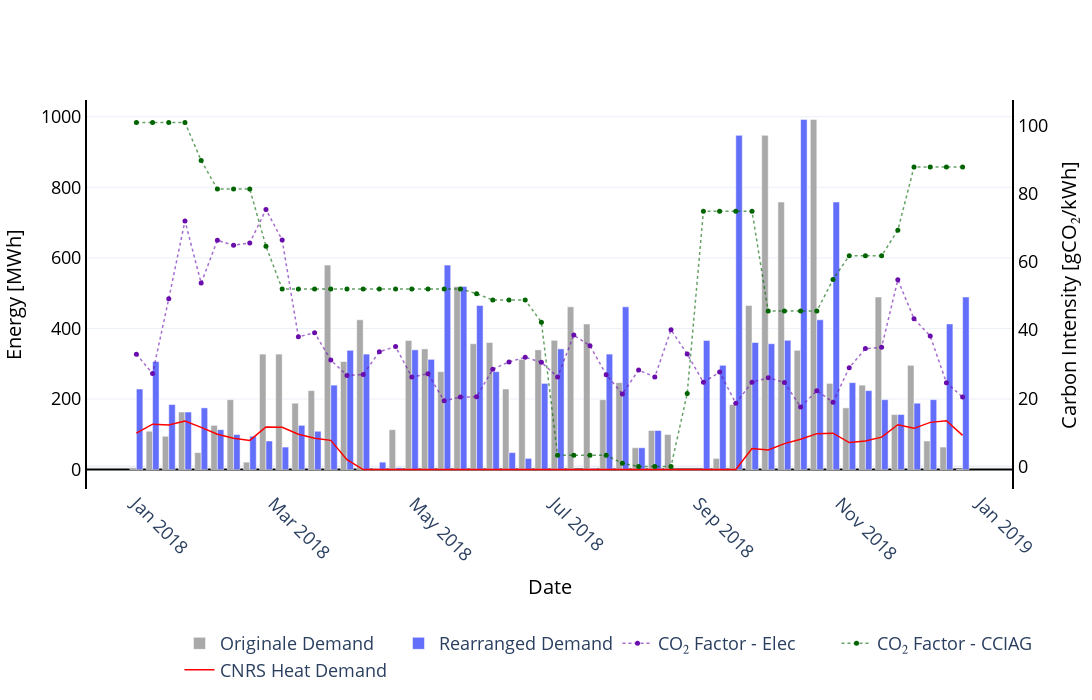

This figure's notebook cell:
### Code cell
# --- 1. Initialisation des paramètres temporels ---

ts = "7d"  # Période de regroupement (hebdomadaire)
start = str(df.resample(ts, label="left").mean().index[0])
end = str(df.resample(ts, label="left").mean().index[-1])
dt = 24 * 7  # 7 jours en heures
objectives = ["co2"]
# weight = 10

time = TimeUnit(start=start, end=end, dt=dt)

# --- 2. Préparation des données agrégées ---

temp = df[["Electricity_Consumption[MW]"]].copy().resample("1h", label="left").mean().resample(ts, label="left").sum()
temp["co2"] = df["Taux de Co2"].copy().resample(ts, label="left").mean()
temp["cciag_co2"] = df["cciag_co2"].copy().resample(ts, label="left").mean()
temp["cost_MWh"] = df["cost_MWh"].copy().resample(ts, label="left").mean()
temp["Heat_demand[kW]"] = df["Heat_demand[kW]"].copy().resample(ts, label="left").mean()
temp.fillna(0, inplace=True)

# --- 3. Création du modèle et des nœuds d'énergie ---

model = OptimisationModel(name='lncmi_model', time=time)
elec_node = EnergyNode(time=time, name="elec_node", energy_type=elec)
heat_node = EnergyNode(time=time, name="heat_node", energy_type=thermal)
heat_node_2 = EnergyNode(time=time, name="heat_node_2", energy_type=thermal)

# --- 4. Création dynamique des blocs de consommation ---

i = 0
dd = {}
var_ids = []

for period in temp.index:
    value = temp.loc[period, "Electricity_Consumption[MW]"] * 1000  # MW -> kW
    name = f"consumption_block_{i}"
    var_ids.append(i)

    cmd = name + " = ElectricalToThermalConversionUnit(time = time, name = '" + name + \
          "',elec_to_therm_ratio = 0.85,  pmin_in_elec= 0 , pmax_in_elec = value/time.DT, " \
          " p_in_elec = None, pmin_out_therm = 0, pmax_out_therm = value/time.DT, "\
          "e_in_min=value, e_in_max=value, verbose=True)"
    exec(cmd)

    cmd = "cst = DefinitionConstraint(name ='SingleUse', exp='lpSum(" + name + "_elec_cons_u[t] for t in time.I) <= 1 ', parent = " + name + ")"
    exec(cmd)

    cmd = "setattr(" + name + ", '" + name + "_SingleUse', cst)"
    exec(cmd)

    exec(f"elec_node.connect_units({name}.elec_consumption_unit  )")
    exec(f"heat_node.connect_units({name}.thermal_production_unit )")

    i += 1

# --- 5. Définition des puissances max et min ---

temp["p_max"] = [temp["Electricity_Consumption[MW]"].max() * 1000] * len(temp)
temp["p_min"] = [0] * len(temp)

for ind in temp.index:
    if ind.month == 8:
        temp.loc[ind, "p_max"] = (temp.loc[ind, "Electricity_Consumption[MW]"] * 1000) / time.DT
        temp.loc[ind, "p_min"] = (temp.loc[ind, "Electricity_Consumption[MW]"] * 1000) / time.DT

# --- 6. Déclaration des unités de production/consommation ---

cciag = VariableProductionUnit(time=time, name="cciag", p_min=0, p_max=10000, co2_out=temp["cciag_co2"].tolist(), operating_cost=100, energy_type=thermal)
reject = VariableConsumptionUnit(time=time, name="rejected_heat", p_max=temp.p_max.max(), energy_type=thermal)
cnrs_heat = FixedConsumptionUnit(time=time, name="CNRS_heat", p=temp["Heat_demand[kW]"].tolist(), energy_type=thermal)
grid = VariableProductionUnit(time=time, p_max=temp.p_max.tolist(), p_min=temp.p_min.tolist(), 
                               name="grid_import", energy_type=elec, co2_out=temp["co2"].tolist(), 
                               operating_cost=temp["cost_MWh"].tolist())

# constraint to define the overconsumption of the magnets when heatrecovery is activated 
# The overconsumption unit is an extra consumption unit that simulates the over consumption and should be added to the final consumption of the various consumption profile

over_consumption = VariableConsumptionUnit(time=time, name="over_consumption", p_max=temp.p_max.max(), energy_type=elec)
exp = f" + 0.045 * (CNRS_heat_p[t] - cciag_p[t]) == over_consumption_p[t]"                                                     # attention car le 0.045 doit etre multiplié à la puissance de l'aimant à ce moment la et non à l'energie recupérée
cst = DefinitionDynamicConstraint(name="over_consumption_cst", t_range='for t in time.I', exp_t=exp, parent=over_consumption)
setattr(over_consumption, 'over_consumption_cst', cst)

# --- 7. Connexions entre les nœuds ---

elec_node.connect_units(over_consumption)
elec_node.connect_units(grid)
heat_node_2.connect_units(cnrs_heat, cciag)
heat_node.connect_units(reject)
heat_node.export_to_node(heat_node_2)

# --- 8. Ajout d'une contrainte dynamique unique ---

exp = " + ".join([f"consumption_block_{j}_elec_cons_u[t]" for j in var_ids]) + " <= 1"
cst = DefinitionDynamicConstraint(name="SingleUnit", t_range='for t in time.I', exp_t=exp, parent=None)
setattr(elec_node, 'SingleUnit', cst)

# --- 9. Définition de l'objectif ---

if "co2" in objectives:
    grid.minimize_co2_emissions()
    cciag.minimize_co2_emissions()

# --- 10. Construction et résolution du modèle ---

model.add_nodes(elec_node, heat_node, heat_node_2)
print("READY TO SOLVE")
model.writeLP("test.lp")
model.solve_and_update(solver=GUROBI_CMD())
clear_output(wait=True)

# --- 11. Récupération et traitement des résultats ---

t = pd.DataFrame()
for j in range(i):
    cmd = f"t['consumption_block_{j}'] = consumption_block_{j}.elec_consumption_unit.p.get_value()"
    exec(cmd)

t = (t * time.DT)/1000  # kWh -> MWh
t["rearranged [MWh]"] = t.sum(axis=1)
temp["rearranged [MWh]"] = t["rearranged [MWh]"].tolist()

# --- 11b. Récupération de la production de chaleur de la CCIAG avant et après replanification ---

cciag_heat = pd.Series(cciag.p.get_value(), index=temp.index)  # en kW   # Récupération de la puissance de chaleur produite par la CCIAG à chaque pas de temps
cciag_heat_weekly = (cciag_heat * time.DT) / 1000  # kWh → MWh (DT = 168h pour 1 semaine)  # Conversion en MWh par semaine
temp["CCIAG_heat_output[MWh]"] = cciag_heat_weekly.tolist()  # Ajout dans le DataFrame temp

temp["CCIAG_heat_output_initial[MWh]"] = temp["Heat_demand[kW]"] * time.DT / 1000  # kWh → MWh  # Demande initiale : toute la demande CNRS était fournie par la CCIAG

# Affichage des résultats

#print(temp.columns)

# --- CONSOMMATIONS ÉLECTRIQUES
elec_initial_total = round(temp["Electricity_Consumption[MW]"].sum(), 2)
elec_optimized_total = round(temp["rearranged [MWh]"].sum(), 2)

# --- ÉMISSIONS ÉLECTRIQUES (en tCO₂)
elec_emissions_before = round((temp["Electricity_Consumption[MW]"] * temp["co2"] / 1000).sum(), 2)
elec_emissions_after  = round((temp["rearranged [MWh]"] * temp["co2"] / 1000).sum(), 2)
reduction_emissions_elec = round(100 * (1 - elec_emissions_after / elec_emissions_before), 2)

# --- CONSOMMATIONS THERMIQUES
cciag_initial_total = round(temp["CCIAG_heat_output_initial[MWh]"].sum(), 2)
cciag_optimized_total = round(temp["CCIAG_heat_output[MWh]"].sum(), 2)

# --- ÉMISSIONS THERMIQUES (en tCO₂)
heat_emissions_before = round((temp["CCIAG_heat_output_initial[MWh]"] * temp["cciag_co2"] / 1000).sum(), 2)
heat_emissions_after  = round((temp["CCIAG_heat_output[MWh]"] * temp["cciag_co2"] / 1000).sum(), 2)
reduction_emissions_heat = round(100 * (1 - heat_emissions_after / heat_emissions_before), 2)

# --- ÉMISSIONS TOTALES
total_emissions_before = round(elec_emissions_before + heat_emissions_before, 2)
total_emissions_after  = round(elec_emissions_after + heat_emissions_after, 2)
total_reduction = round(100 * (1 - total_emissions_after / total_emissions_before), 2)

# --- AFFICHAGE ---
print("\n--- CONSUMPTION ---")
print("\n--- CONSOMMATIONS ---")
print(f"ELECTRICITY consumption BEFORE optimization: {elec_initial_total} MWh")
print(f"ELECTRICITY consumption AFTER optimization: {elec_optimized_total} MWh")
print(f"CCIAG HEAT consumption BEFORE optimization: {cciag_initial_total} MWh")
print(f"CCIAG HEAT consumption AFTER optimization: {cciag_optimized_total} MWh")

print("\n--- CO2 EMISSIONS (in tons) ---")
print(f"ELECTRICITY emissions BEFORE optimization: {elec_emissions_before} tCO₂")
print(f"ELECTRICITY emissions AFTER optimization: {elec_emissions_after} tCO₂")
print(f"Reduction in ELECTRICITY-related emissions: {reduction_emissions_elec} %")

print(f"CCIAG HEAT emissions BEFORE optimization: {heat_emissions_before} tCO₂")
print(f"CCIAG HEAT emissions AFTER optimization: {heat_emissions_after} tCO₂")
print(f"Reduction in HEAT emissions: {reduction_emissions_heat} %")

print("\n--- TOTAL EMISSIONS ---")
print(f"TOTAL EMISSIONS BEFORE optimization: {total_emissions_before} tCO₂")
print(f"TOTAL EMISSIONS AFTER optimization: {total_emissions_after} tCO₂")
print(f"TOTAL reduction in CO2 emissions: {total_reduction} %")


# --- 12. Visualisation des résultats hebdomadaires ---

import plotly.graph_objects as go

layout = {
    "font": {"size": 18},
    "template": "plotly_white",
    "title": "",
    "width": 1300,
    "height": 700,
    "margin": {"b": 110},  # un peu plus bas pour éviter le chevauchement
    "xaxis": {
        "showline": False,  # Retire la ligne en dessous
        "zeroline": False,  # Supprime la ligne zéro éventuelle
        "tickangle": 45,
        "title_text": "Date",
        "type": "date",
        "title_font": {"color": "black", "size": 20}
    },
    "yaxis": {
        "showline": True,
        "linecolor": "black",
        "linewidth": 2,
        "zerolinecolor": 'black',
        "side": 'left',
        "title":{"text": "Energy [MWh]",
                "font": {"color": "black", "size": 20}},
        "tickfont": {"color": "black"}
    },
    "yaxis2": {
        "title": "Carbon Intensity [gCO₂/kWh]",
        "overlaying": "y",
        "side": "right",
        "showgrid": False,
        "linecolor": "black",
        "linewidth": 2,
        "tickfont": {"color": "black"},
        "title":{"text": "Carbon Intensity [gCO₂/kWh]",
                "font": {"color": "black", "size": 20}},
    },
    "legend": {
        "tracegroupgap": 8,
        "font_size": 18,
        "orientation": "h",
        "yanchor": "top",
        "y": -0.35,  # Plus bas pour éviter chevauchement
        "x": 0.1,
        "title": ""
    },
    "barmode": "group"
}

fig1 = go.Figure()

# Demande originale
fig1.add_trace(go.Bar(
    x=temp.index,
    y=temp["Electricity_Consumption[MW]"],
    name="Originale Demand",
    marker_color="#A9A9A9"
))

# Demande réarrangée
fig1.add_trace(go.Bar(
    x=temp.index,
    y=temp["rearranged [MWh]"],
    name="Rearranged Demand",
    marker_color="#636EFA"
))

# Facteur d'émission CO₂ (électricité)
fig1.add_trace(go.Scatter(
    x=temp.index,
    y=temp["co2"],
    mode='lines+markers',
    name="CO₂ Factor - Elec",
    line=dict(color='rgba(106, 13, 173, 0.6)', width=1.5, dash='dot'),
    marker=dict(size=5, color='#6a0dad'),
    yaxis='y2'
))

# Facteur d'émission CO₂ - CCIAG
fig1.add_trace(go.Scatter(
    x=temp.index,
    y=temp["cciag_co2"],
    mode='lines+markers',
    name="CO₂ Factor - CCIAG",
    line=dict(color='rgba(0,100,0,0.6)', width=1.5, dash='dot'),
    marker=dict(size=5, color='darkgreen'),
    yaxis='y2'
))

# Demande de chaleur CNRS
fig1.add_trace(go.Scatter(
    x=temp.index,
    y=temp["CCIAG_heat_output_initial[MWh]"],
    mode='lines',
    name="CNRS Heat Demand",
    line=dict(color='red', width=1.5)
))

fig1.update_layout(layout)
fig1.show()

# --- 13 Collecte du profile réarangé au pas de temps fin  ---

rearranged = rearrange(df=df, results=t[t.columns[:-1]], temp=temp)
df["Electricity_Consumption_rearranged[MW]"] = rearranged['Rearranged Demand[MWh]']


# check si rearrange a bien fonctionné : 
total_electricity_Consumption_rearranged_MW = df["Electricity_Consumption_rearranged[MW]"].dropna().sum()
print("\n")
print(f"Total electricity consumption optimal planning : {total_electricity_Consumption_rearranged_MW:.2f} MWh")

### Figure 1 — Plotly figure (JSON) as saved in the notebook; plotly's stock layout.template omitted (floating-point values rounded to 4 significant figures)
{"data": [{"marker": {"color": "#A9A9A9"}, "name": "Originale Demand", "type": "bar", "x": ["2018-01-01T00:00:00", "2018-01-08T00:00:00", "2018-01-15T00:00:00", "2018-01-22T00:00:00", "2018-01-29T00:00:00", "2018-02-05T00:00:00", "2018-02-12T00:00:00", "2018-02-19T00:00:00", "2018-02-26T00:00:00", "2018-03-05T00:00:00", "2018-03-12T00:00:00", "2018-03-19T00:00:00", "2018-03-26T00:00:00", "2018-04-02T00:00:00", "2018-04-09T00:00:00", "2018-04-16T00:00:00", "2018-04-23T00:00:00", "2018-04-30T00:00:00", "2018-05-07T00:00:00", "2018-05-14T00:00:00", "2018-05-21T00:00:00", "2018-05-28T00:00:00", "2018-06-04T00:00:00", "2018-06-11T00:00:00", "2018-06-18T00:00:00", "2018-06-25T00:00:00", "2018-07-02T00:00:00", "2018-07-09T00:00:00", "2018-07-16T00:00:00", "2018-07-23T00:00:00", "2018-07-30T00:00:00", "2018-08-06T00:00:00", "2018-08-13T00:00:00", "2018-08-20T00:00:00", "2018-08-27T00:00:00", "2018-09-03T00:00:00", "2018-09-10T00:00:00", "2018-09-17T00:00:00", "2018-09-24T00:00:00", "2018-10-01T00:00:00", "2018-10-08T00:00:00", "2018-10-15T00:00:00", "2018-10-22T00:00:00", "2018-10-29T00:00:00", "2018-11-05T00:00:00", "2018-11-12T00:00:00", "2018-11-19T00:00:00", "2018-11-26T00:00:00", "2018-12-03T00:00:00", "2018-12-10T00:00:00", "2018-12-17T00:00:00", "2018-12-24T00:00:00"], "y": [5.161, 108.5, 94.41, 163.1, 48.05, 125.3, 198.1, 21.0, 327.2, 327.2, 188.1, 223.7, 579.5, 306.2, 424.4, 3.444, 113.0, 365.9, 342.0, 277.5, 519.0, 356.7, 360.0, 228.3, 312.4, 339.3, 366.2, 461.2, 412.7, 198.1, 246.3, 61.73, 110.7, 99.39, 0.0, 0.0, 31.6, 184.2, 465.0, 947.2, 758.3, 338.0, 992.3, 244.2, 174.8, 239.3, 489.1, 155.9, 295.5, 80.88, 63.74, 0.0]}, {"marker": {"color": "#636EFA"}, "name": "Rearranged Demand", "type": "bar", "x": ["2018-01-01T00:00:00", "2018-01-08T00:00:00", "2018-01-15T00:00:00", "2018-01-22T00:00:00", "2018-01-29T00:00:00", "2018-02-05T00:00:00", "2018-02-12T00:00:00", "2018-02-19T00:00:00", "2018-02-26T00:00:00", "2018-03-05T00:00:00", "2018-03-12T00:00:00", "2018-03-19T00:00:00", "2018-03-26T00:00:00", "2018-04-02T00:00:00", "2018-04-09T00:00:00", "2018-04-16T00:00:00", "2018-04-23T00:00:00", "2018-04-30T00:00:00", "2018-05-07T00:00:00", "2018-05-14T00:00:00", "2018-05-21T00:00:00", "2018-05-28T00:00:00", "2018-06-04T00:00:00", "2018-06-11T00:00:00", "2018-06-18T00:00:00", "2018-06-25T00:00:00", "2018-07-02T00:00:00", "2018-07-09T00:00:00", "2018-07-16T00:00:00", "2018-07-23T00:00:00", "2018-07-30T00:00:00", "2018-08-06T00:00:00", "2018-08-13T00:00:00", "2018-08-20T00:00:00", "2018-08-27T00:00:00", "2018-09-03T00:00:00", "2018-09-10T00:00:00", "2018-09-17T00:00:00", "2018-09-24T00:00:00", "2018-10-01T00:00:00", "2018-10-08T00:00:00", "2018-10-15T00:00:00", "2018-10-22T00:00:00", "2018-10-29T00:00:00", "2018-11-05T00:00:00", "2018-11-12T00:00:00", "2018-11-19T00:00:00", "2018-11-26T00:00:00", "2018-12-03T00:00:00", "2018-12-10T00:00:00", "2018-12-17T00:00:00", "2018-12-24T00:00:00"], "y": [228.3, 306.2, 184.2, 163.1, 174.8, 113.0, 99.39, 94.41, 80.88, 63.74, 125.3, 108.5, 239.3, 338.0, 327.2, 21.0, 5.161, 339.3, 312.4, 579.5, 519.0, 465.0, 277.5, 48.05, 31.6, 244.2, 342.0, 8.37e-11, 3.444, 327.2, 461.2, 61.73, 110.7, 0.0, 0.0, 365.9, 295.5, 947.2, 360.0, 356.7, 366.2, 992.3, 424.4, 758.3, 246.3, 223.7, 198.1, 155.9, 188.1, 198.1, 412.7, 489.1]}, {"line": {"color": "rgba(106, 13, 173, 0.6)", "dash": "dot", "width": 1.5}, "marker": {"color": "#6a0dad", "size": 5}, "mode": "lines+markers", "name": "CO₂ Factor - Elec", "type": "scatter", "x": ["2018-01-01T00:00:00", "2018-01-08T00:00:00", "2018-01-15T00:00:00", "2018-01-22T00:00:00", "2018-01-29T00:00:00", "2018-02-05T00:00:00", "2018-02-12T00:00:00", "2018-02-19T00:00:00", "2018-02-26T00:00:00", "2018-03-05T00:00:00", "2018-03-12T00:00:00", "2018-03-19T00:00:00", "2018-03-26T00:00:00", "2018-04-02T00:00:00", "2018-04-09T00:00:00", "2018-04-16T00:00:00", "2018-04-23T00:00:00", "2018-04-30T00:00:00", "2018-05-07T00:00:00", "2018-05-14T00:00:00", "2018-05-21T00:00:00", "2018-05-28T00:00:00", "2018-06-04T00:00:00", "2018-06-11T00:00:00", "2018-06-18T00:00:00", "2018-06-25T00:00:00", "2018-07-02T00:00:00", "2018-07-09T00:00:00", "2018-07-16T00:00:00", "2018-07-23T00:00:00", "2018-07-30T00:00:00", "2018-08-06T00:00:00", "2018-08-13T00:00:00", "2018-08-20T00:00:00", "2018-08-27T00:00:00", "2018-09-03T00:00:00", "2018-09-10T00:00:00", "2018-09-17T00:00:00", "2018-09-24T00:00:00", "2018-10-01T00:00:00", "2018-10-08T00:00:00", "2018-10-15T00:00:00", "2018-10-22T00:00:00", "2018-10-29T00:00:00", "2018-11-05T00:00:00", "2018-11-12T00:00:00", "2018-11-19T00:00:00", "2018-11-26T00:00:00", "2018-12-03T00:00:00", "2018-12-10T00:00:00", "2018-12-17T00:00:00", "2018-12-24T00:00:00"], "y": [32.88, 27.21, 49.18, 71.97, 53.73, 66.29, 64.79, 65.52, 75.3, 66.34, 38.0, 39.16, 31.19, 26.67, 26.94, 33.62, 35.12, 26.21, 27.16, 19.22, 20.32, 20.41, 28.51, 30.63, 32.0, 30.5, 26.21, 38.49, 35.36, 26.9, 21.25, 28.24, 26.21, 40.03, 32.94, 24.64, 27.65, 18.52, 24.66, 26.02, 24.6, 17.44, 22.19, 18.84, 28.92, 34.53, 34.9, 54.69, 43.29, 38.2, 24.55, 20.32], "yaxis": "y2"}, {"line": {"color": "rgba(0,100,0,0.6)", "dash": "dot", "width": 1.5}, "marker": {"color": "darkgreen", "size": 5}, "mode": "lines+markers", "name": "CO₂ Factor - CCIAG", "type": "scatter", "x": ["2018-01-01T00:00:00", "2018-01-08T00:00:00", "2018-01-15T00:00:00", "2018-01-22T00:00:00", "2018-01-29T00:00:00", "2018-02-05T00:00:00", "2018-02-12T00:00:00", "2018-02-19T00:00:00", "2018-02-26T00:00:00", "2018-03-05T00:00:00", "2018-03-12T00:00:00", "2018-03-19T00:00:00", "2018-03-26T00:00:00", "2018-04-02T00:00:00", "2018-04-09T00:00:00", "2018-04-16T00:00:00", "2018-04-23T00:00:00", "2018-04-30T00:00:00", "2018-05-07T00:00:00", "2018-05-14T00:00:00", "2018-05-21T00:00:00", "2018-05-28T00:00:00", "2018-06-04T00:00:00", "2018-06-11T00:00:00", "2018-06-18T00:00:00", "2018-06-25T00:00:00", "2018-07-02T00:00:00", "2018-07-09T00:00:00", "2018-07-16T00:00:00", "2018-07-23T00:00:00", "2018-07-30T00:00:00", "2018-08-06T00:00:00", "2018-08-13T00:00:00", "2018-08-20T00:00:00", "2018-08-27T00:00:00", "2018-09-03T00:00:00", "2018-09-10T00:00:00", "2018-09-17T00:00:00", "2018-09-24T00:00:00", "2018-10-01T00:00:00", "2018-10-08T00:00:00", "2018-10-15T00:00:00", "2018-10-22T00:00:00", "2018-10-29T00:00:00", "2018-11-05T00:00:00", "2018-11-12T00:00:00", "2018-11-19T00:00:00", "2018-11-26T00:00:00", "2018-12-03T00:00:00", "2018-12-10T00:00:00", "2018-12-17T00:00:00", "2018-12-24T00:00:00"], "y": [100.8, 100.8, 100.8, 100.8, 89.64, 81.28, 81.28, 81.28, 64.56, 52.02, 52.02, 52.02, 52.02, 52.02, 52.02, 52.02, 52.02, 52.02, 52.02, 52.02, 52.02, 50.63, 48.77, 48.77, 48.77, 42.27, 3.25, 3.25, 3.25, 3.25, 0.9286, 0.0, 0.0, 0.0, 21.37, 74.78, 74.78, 74.78, 74.78, 45.52, 45.52, 45.52, 45.52, 54.81, 61.77, 61.77, 61.77, 69.2, 87.78, 87.78, 87.78, 87.78], "yaxis": "y2"}, {"line": {"color": "red", "width": 1.5}, "mode": "lines", "name": "CNRS Heat Demand", "type": "scatter", "x": ["2018-01-01T00:00:00", "2018-01-08T00:00:00", "2018-01-15T00:00:00", "2018-01-22T00:00:00", "2018-01-29T00:00:00", "2018-02-05T00:00:00", "2018-02-12T00:00:00", "2018-02-19T00:00:00", "2018-02-26T00:00:00", "2018-03-05T00:00:00", "2018-03-12T00:00:00", "2018-03-19T00:00:00", "2018-03-26T00:00:00", "2018-04-02T00:00:00", "2018-04-09T00:00:00", "2018-04-16T00:00:00", "2018-04-23T00:00:00", "2018-04-30T00:00:00", "2018-05-07T00:00:00", "2018-05-14T00:00:00", "2018-05-21T00:00:00", "2018-05-28T00:00:00", "2018-06-04T00:00:00", "2018-06-11T00:00:00", "2018-06-18T00:00:00", "2018-06-25T00:00:00", "2018-07-02T00:00:00", "2018-07-09T00:00:00", "2018-07-16T00:00:00", "2018-07-23T00:00:00", "2018-07-30T00:00:00", "2018-08-06T00:00:00", "2018-08-13T00:00:00", "2018-08-20T00:00:00", "2018-08-27T00:00:00", "2018-09-03T00:00:00", "2018-09-10T00:00:00", "2018-09-17T00:00:00", "2018-09-24T00:00:00", "2018-10-01T00:00:00", "2018-10-08T00:00:00", "2018-10-15T00:00:00", "2018-10-22T00:00:00", "2018-10-29T00:00:00", "2018-11-05T00:00:00", "2018-11-12T00:00:00", "2018-11-19T00:00:00", "2018-11-26T00:00:00", "2018-12-03T00:00:00", "2018-12-10T00:00:00", "2018-12-17T00:00:00", "2018-12-24T00:00:00"], "y": [103.0, 128.6, 126.5, 137.2, 119.5, 100.1, 88.71, 82.71, 120.7, 119.5, 100.1, 88.71, 82.71, 27.96, 0.0, 0.0, 0.0, 0.0, 0.0, 0.0, 0.0, 0.0, 0.0, 0.0, 0.0, 0.0, 0.0, 0.0, 0.0, 0.0, 0.0, 0.0, 0.0, 0.0, 0.0, 0.0, 0.0, 0.0, 59.74, 55.68, 73.44, 86.12, 101.8, 103.2, 76.55, 81.11, 91.78, 127.1, 116.8, 133.7, 138.2, 96.84]}], "layout": {"barmode": "group", "font": {"size": 18}, "height": 700, "legend": {"font": {"size": 18}, "orientation": "h", "title": {"text": ""}, "tracegroupgap": 8, "x": 0.1, "y": -0.35, "yanchor": "top"}, "margin": {"b": 110}, "title": {"text": ""}, "width": 1300, "xaxis": {"showline": false, "tickangle": 45, "title": {"font": {"color": "black", "size": 20}, "text": "Date"}, "type": "date", "zeroline": false}, "yaxis": {"linecolor": "black", "linewidth": 2, "showline": true, "side": "left", "tickfont": {"color": "black"}, "title": {"font": {"color": "black", "size": 20}, "text": "Energy [MWh]"}, "zerolinecolor": "black"}, "yaxis2": {"linecolor": "black", "linewidth": 2, "overlaying": "y", "showgrid": false, "side": "right", "tickfont": {"color": "black"}, "title": {"font": {"color": "black", "size": 20}, "text": "Carbon Intensity [gCO₂/kWh]"}}}}
